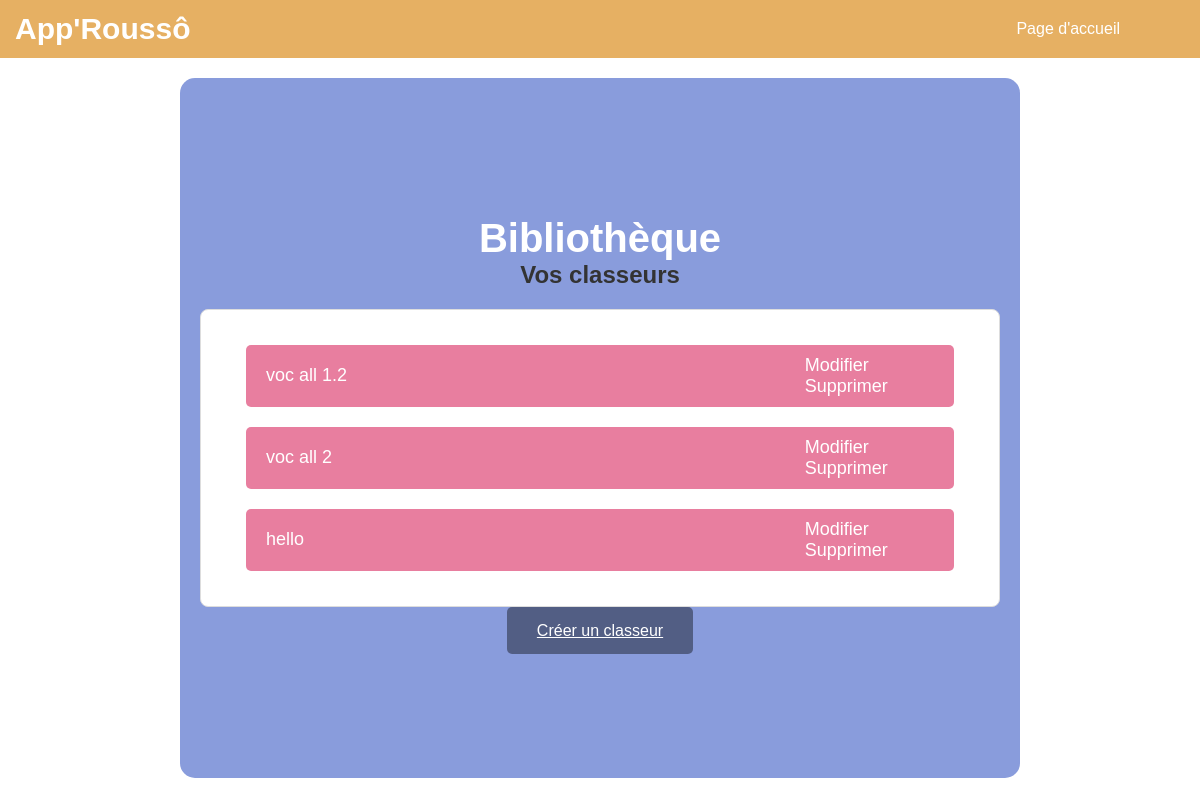
Before: /classeurs/ (signed in) with the older database file.
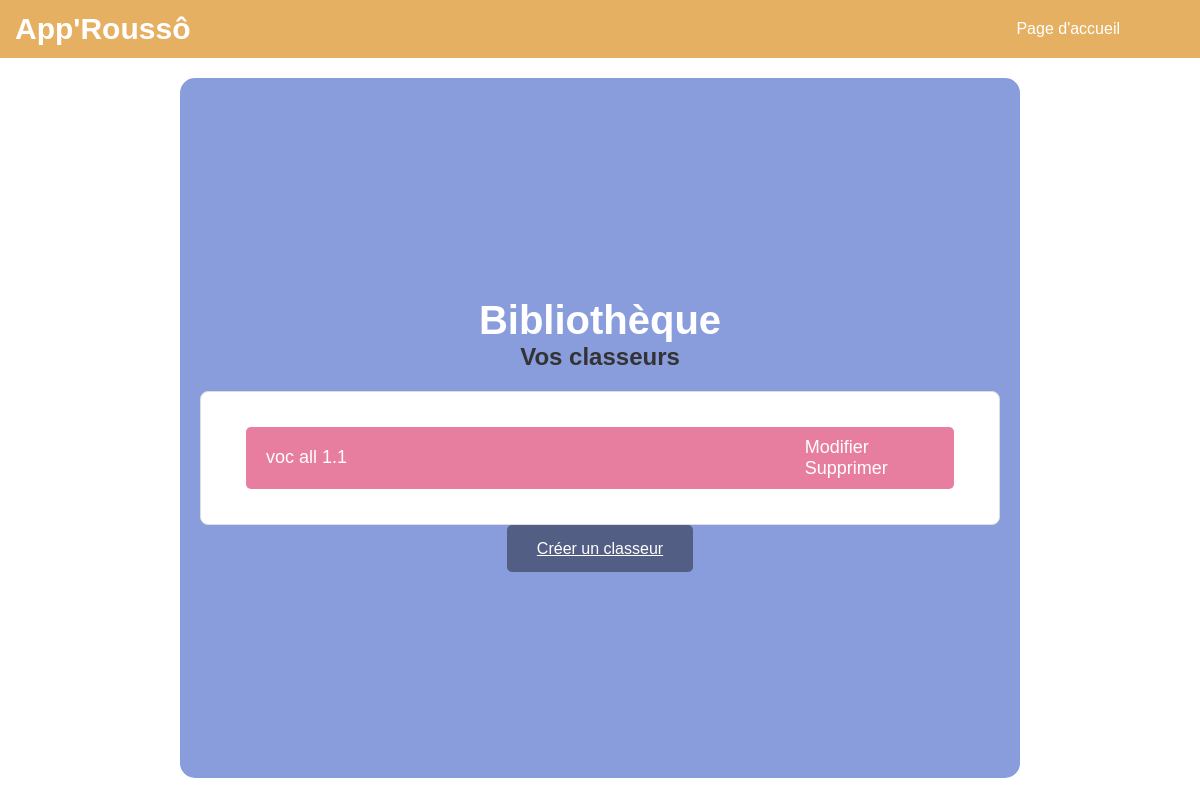
After: the same page with the newer database file.
### cards/models.py (models this page shows, shortened)
class Classeur(models.Model):
    LANGUAGES = [
        ('DE', 'Allemand'),
        ('IT', 'Italien'),
        ('ES', 'Espagnol'),
        ('EN', 'Anglais')
    ]
    name = models.CharField(max_length=200, null=False)
    user = models.ForeignKey(User, on_delete=models.CASCADE)  # Classeur asso. avec un utilisateur
    public = models.BooleanField(default=False)
    category = models.CharField(max_length=2, choices=LANGUAGES, default='FR')  # Catégorie / Langue

### cards/views.py (the view)
# urls.py: path('classeurs/', views.classeur_list, name='classeur_list'),
@login_required
def classeur_list(request):
    if not request.user.is_authenticated:
        return redirect('login')  # Redirect to the login page or handle it as needed
    classeurs = Classeur.objects.filter(user=request.user)
    return render(request, 'cards/classeur_list.html', {'classeurs': classeurs})

### cards/templates/cards/classeur_list.html (shortened to what this page needs)
<!DOCTYPE html>
<html lang="en">
{% load static %}
<head>
    <link rel="stylesheet" href="https://cdn.simplecss.org/simple.min.css">
    <link rel="stylesheet" href="{% static 'css/styles_classeur_liste.css' %}">
</head>
<body>
    <nav>
        <h1>App'Roussô</h1>
        <ul>
            <li><a href="{% url 'welcome' %}">Page d'accueil</a></li>
        </ul>
    </nav>
    {% block content %}
    <div class="container">
        <div class="box-classeur">
            <h1>Bibliothèque</h1>
            <h3>Vos classeurs</h3>
            {% if classeurs %}
                <ul class="classeur-list">
                    {% for classeur in classeurs %}
                        <li class="classeur-item">
                            <a href="{% url 'classeur_detail' classeur.pk %}" class="classeur-link">
                                    <span class="classeur-title">{{ classeur.name }}</span>
                            </a>
                            <div class="classeur-actions">
                                <a href="{% url 'classeur-edit' classeur.pk %}" class="action-link">Modifier</a>
                                <a href="{% url 'classeur_delete' classeur.pk %}" class="action-link">Supprimer</a>
                            </div>
                        </li>
                    {% endfor %}
                </ul>
            {% else %}
                <p>Aucun classeur trouvé.</p>
            {% endif %}
            <div class="buttons">
                <a href="{% url 'classeur_create' %}" class="button">Créer un classeur</a>
            </div>
        </div>
    </div>
    {% endblock %}
</body>
</html>

Changed rows visible on the page:
removed Classeur: name "voc all 1.2"
removed Classeur: name "voc all 2"
removed Classeur: name "hello"
added Classeur: name "voc all 1.1"
